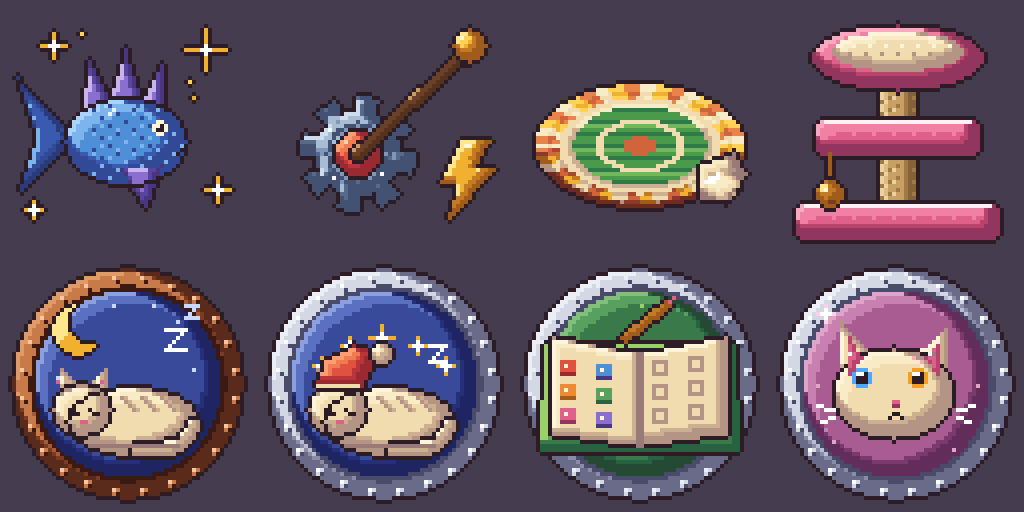
#> input picture aseprite-source/catfish-rework/cf-ase3/fix/worst64.png, 1024 x 512 px, given in place of cf-up-fish.png, which was not available
$ python s16.py . worst64.png
#> lines starting #> are read from the running program, lines starting #| are printed output that depends on the picture
import sys
from PIL import Image, ImageDraw
src=sys.argv[1]; dst=sys.argv[2]
ic='fish silk catnip glitter string spring motor double sunbeam rug scratch window bowl toybox cattree catflap'.split()
names=['cf-up-%s'%k for k in ic]+['cf-badge-%s'%k for k in 'first_cat full_house odd_eyed legendary nap1 nap5 book12 book_half book_full'.split()]+['cf-ribbon-%s'%k for k in 'best blue red white part'.split()]
cols=8; cell=16*4+8
rows=(len(names)+cols-1)//cols
sh=Image.new('RGB',(cols*cell,rows*(cell+10)*2),(0,0,0))
#> sh: PIL image 576x656 RGB; every value is 0
d=ImageDraw.Draw(sh)
for bi,bg in enumerate(((240,225,200),(40,32,48))):
  for i,n in enumerate(names):
    im=Image.open(f'{src}/{n}.png').convert('RGBA').resize((16,16),Image.NEAREST)
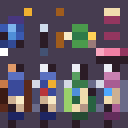
#> im: PIL image 16x16 RGBA (shown 8 times larger); mean R, G, B, A 94.7, 85.3, 98.4, 255
    b=Image.new('RGBA',(16,16),bg+(255,)); b.alpha_composite(im)
#> after `b = Image.new('RGBA', (16, 16), bg + (255,))`:
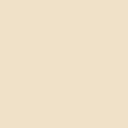
#> b: PIL image 16x16 RGBA (shown 8 times larger); mean R, G, B, A 240, 225, 200, 255
    x=(i%cols)*cell+4; y=bi*rows*(cell+10)+(i//cols)*(cell+10)+4
    sh.paste(b.resize((64,64),Image.NEAREST).convert('RGB'),(x,y))
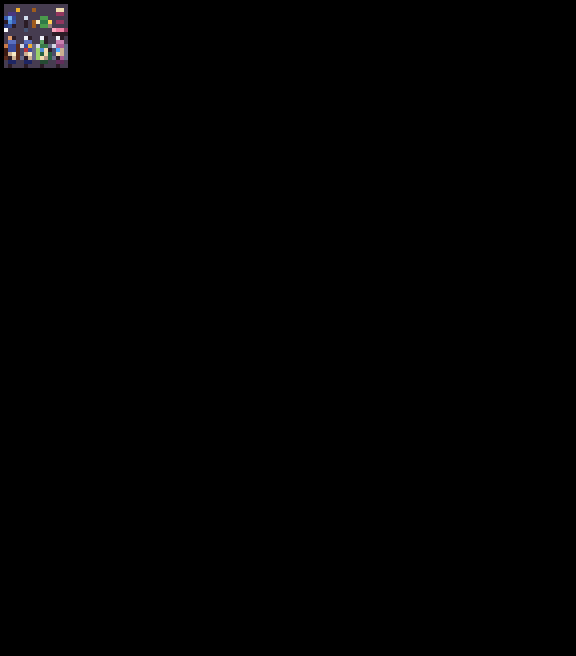
#> sh: PIL image 576x656 RGB; mean R, G, B 1, 0.9, 1.1
#> (the run stopped early here; a loop or call above may not have finished)
